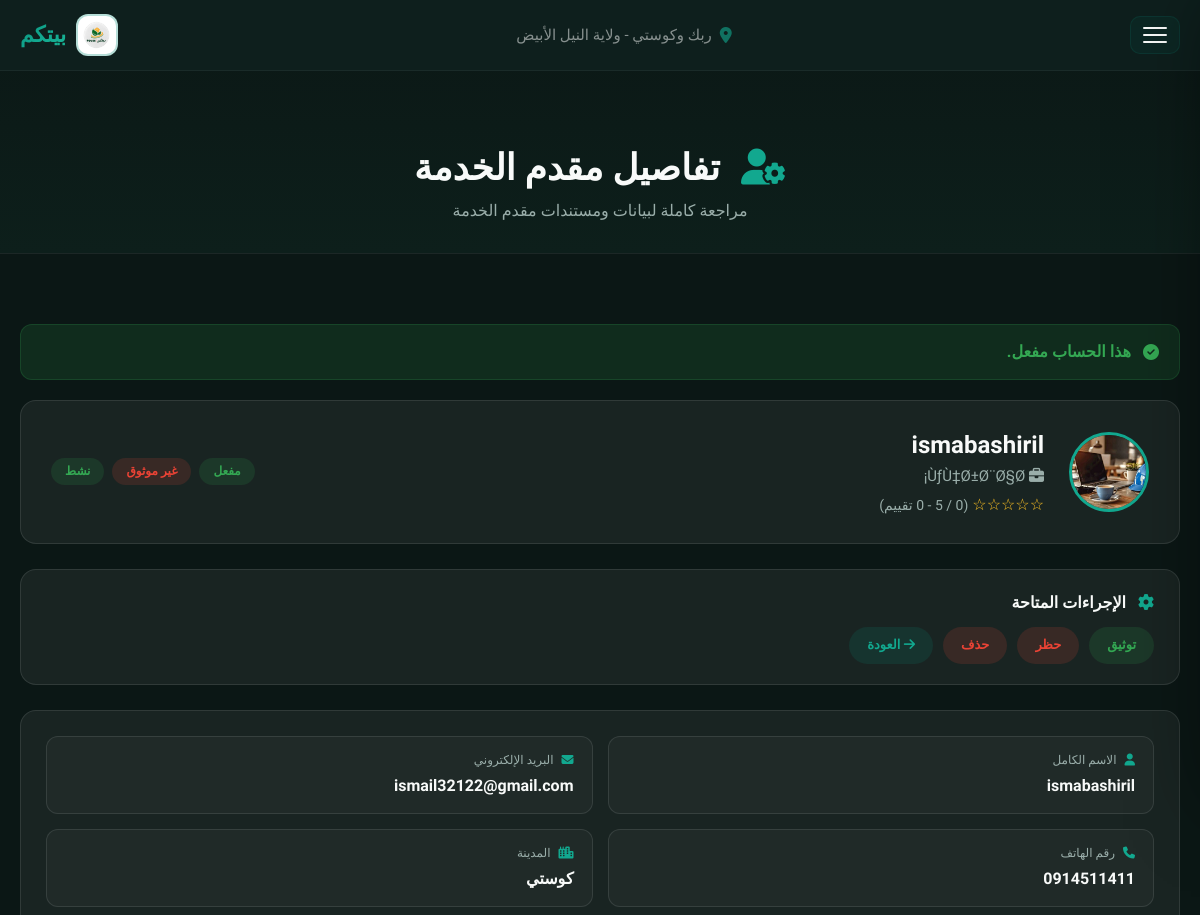
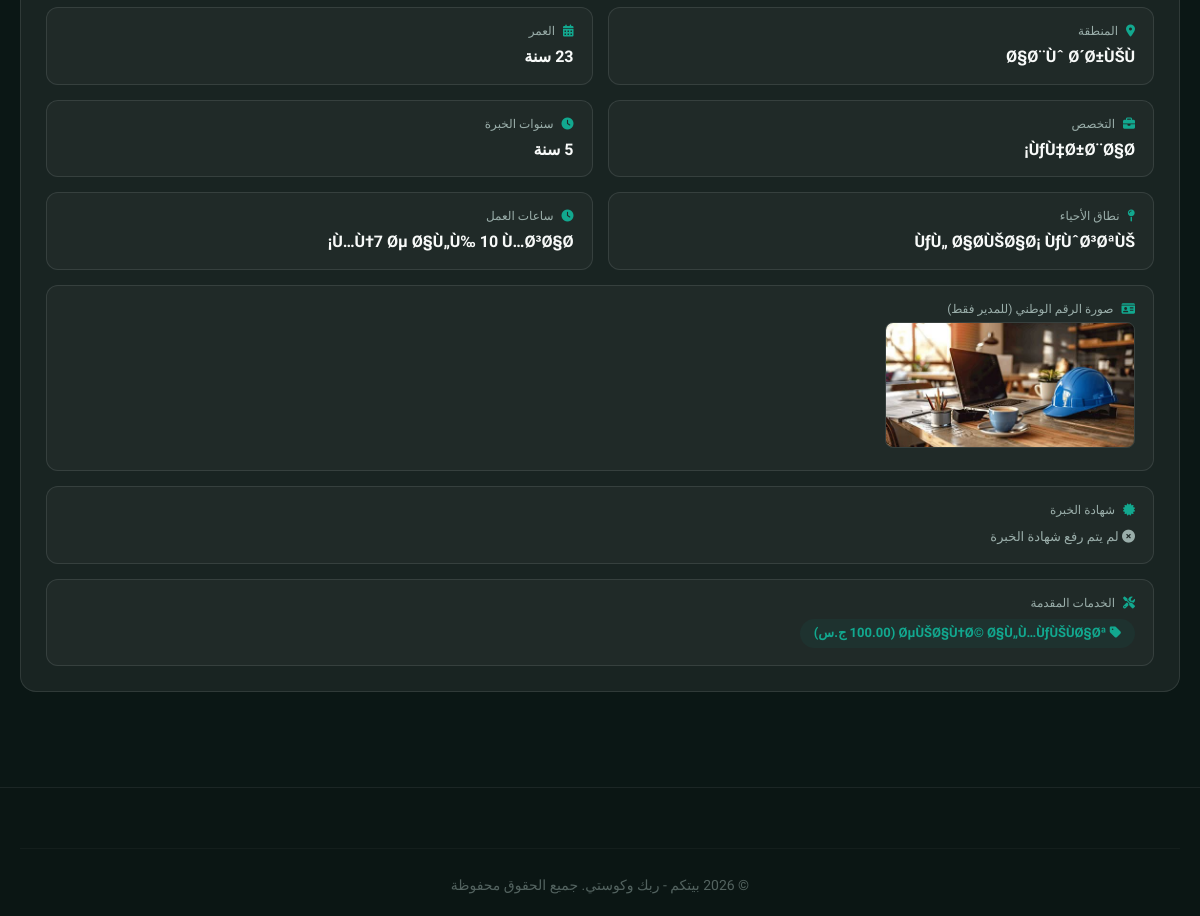
Screenshot of /admin_provider_details.php?id=36 (signed in) with the database file from the repository (2 pictures, top to bottom).
### tables this page shows
CREATE TABLE `providers` (
  `id` int(11) NOT NULL auto_increment,
  `user_id` int(11) NOT NULL,
  `specialty` varchar(100) default NULL,
  `experience_years` int(11) default '0',
  `rating` decimal(2,1) default '0.0',
  `about` text,
  `portfolio_url` varchar(255) default NULL,
  `verified` tinyint(1) default '0',
  `working_hours` varchar(255) default NULL,
  `city` varchar(50) default NULL,
  PRIMARY KEY  (`id`),
  KEY `user_id` (`user_id`)
);

CREATE TABLE `users` (
  `id` int(11) NOT NULL auto_increment,
  `name` varchar(100) NOT NULL,
  `username` varchar(50) NOT NULL,
  `email` varchar(100) NOT NULL,
  `phone` varchar(20) NOT NULL,
  `region` varchar(100) NOT NULL,
  `city` varchar(50) default NULL,
  `age` int(11) NOT NULL,
  `service_type` varchar(50) NOT NULL,
  `password` varchar(255) NOT NULL,
  `user_type` enum('admin','provider','receiver') default 'provider',
  `admin_role` enum('super_admin','main','providers','clients','reviews') default NULL,
  `manager_role` varchar(50) default NULL,
  `is_approved` enum('pending','approved','rejected') default 'pending',
  `profile_image` varchar(255) default NULL,
  `national_id_image` varchar(255) default NULL,
  `certificate_image` varchar(255) default NULL,
  `working_area` varchar(255) default NULL,
  `created_at` timestamp NOT NULL default CURRENT_TIMESTAMP,
  `is_banned` tinyint(1) NOT NULL default '0',
  `welcome_shown` tinyint(1) NOT NULL default '0',
  PRIMARY KEY  (`id`),
  UNIQUE KEY `username` (`username`),
  UNIQUE KEY `email` (`email`),
  KEY `idx_is_approved` (`is_approved`),
  KEY `idx_user_type` (`user_type`)
);

CREATE TABLE `services` (
  `id` int(11) NOT NULL auto_increment,
  `provider_id` int(11) NOT NULL,
  `name` varchar(100) NOT NULL,
  `description` text,
  `price` decimal(10,2) NOT NULL,
  `allow_quantity` tinyint(1) NOT NULL default '0',
  `max_quantity` int(11) default NULL,
  `category` varchar(50) default NULL,
  `icon` varchar(50) default 'fa-tools',
  `badge` varchar(50) default NULL,
  `image` varchar(255) default NULL,
  `status` enum('active','inactive') default 'active',
  `created_at` timestamp NOT NULL default CURRENT_TIMESTAMP,
  PRIMARY KEY  (`id`),
  KEY `provider_id` (`provider_id`)
);

### config.php (called while the page is built, shortened)
<?php
$AVAILABLE_CITIES = array(
    'rabak' => 'ربك',
    'kosti' => 'كوستي'
);
function isLoggedIn() {
    return isset($_SESSION['user_id']);
}
function isAdmin() {
    return isLoggedIn() && $_SESSION['user_type'] == 'admin';
}
function isMainAdmin() {
    return isAdmin() && isset($_SESSION['admin_role']) && in_array($_SESSION['admin_role'], array('super_admin', 'main'));
}
function canApproveProviders() {
    return isMainAdmin();
}
function getCityName($key) {
    global $AVAILABLE_CITIES;
    return isset($AVAILABLE_CITIES[$key]) ? $AVAILABLE_CITIES[$key] : $key;
}
    ?>

### admin_provider_details.php (the view, shortened to what this page needs)
<?php
require_once 'config.php';
$provider_id = isset($_GET['id']) ? intval($_GET['id']) : 0;
$stmt = $pdo->prepare("
    SELECT u.*, p.specialty, p.experience_years, p.rating, p.about,
           p.verified, p.working_hours, p.city as provider_city
    FROM users u
    LEFT JOIN providers p ON u.id = p.user_id
    WHERE u.id = ? AND u.user_type = 'provider'
");
$stmt->execute(array($provider_id));
$provider = $stmt->fetch();
$stmt = $pdo->prepare("SELECT * FROM services WHERE provider_id = ? AND status = 'active'");
$stmt->execute(array($provider_id));
$services = $stmt->fetchAll();
$stmt = $pdo->prepare("SELECT AVG(rating) as avg_rating, COUNT(*) as total FROM reviews WHERE provider_id = ? AND review_type = 'provider'");
$stmt->execute(array($provider_id));
$rating_data = $stmt->fetch();
$avg_rating = round(isset($rating_data['avg_rating']) ? $rating_data['avg_rating'] : 0, 1);
$total_reviews = isset($rating_data['total']) ? $rating_data['total'] : 0;
?>
<!DOCTYPE html>
<html lang="ar" dir="rtl">
<head>
    <link rel="stylesheet" href="https://cdnjs.cloudflare.com/ajax/libs/font-awesome/6.5.0/css/all.min.css">
    <link href="https://unpkg.com/aos@2.3.1/dist/aos.css" rel="stylesheet">
</head>
<body>
    <header id="mainHeader">
        <div class="container header-inner">
            <div class="logo">
                <img src="uploads/sh.png" alt="بيتكم">
                <span>بيتكم</span>
            </div>
            <div class="header-center">
                <i class="fas fa-map-marker-alt"></i>
                <span>ربك وكوستي - ولاية النيل الأبيض</span>
            </div>
            <button class="hamburger" id="hamburgerBtn"><span></span><span></span><span></span></button>
        </div>
    </header>
    <div class="page-header">
        <div class="container">
            <h1 data-aos="fade-up"><i class="fas fa-user-cog"></i> تفاصيل مقدم الخدمة</h1>
            <p data-aos="fade-up" data-aos-delay="100">مراجعة كاملة لبيانات ومستندات مقدم الخدمة</p>
        </div>
    </div>
    <section>
        <div class="container">
            <?php if ($provider['is_approved'] == 'pending'): ?>
                <div class="msg-box info" data-aos="fade-up">
                    <i class="fas fa-clock"></i> هذا الحساب قيد المراجعة، راجع البيانات ثم اضغط قبول أو رفض.
                </div>
            <?php elseif ($provider['is_approved'] == 'approved'): ?>
                <div class="msg-box success" data-aos="fade-up">
                    <i class="fas fa-check-circle"></i> هذا الحساب مفعل.
                </div>
            <?php elseif ($provider['is_approved'] == 'rejected'): ?>
                <div class="msg-box error" data-aos="fade-up">
                    <i class="fas fa-times-circle"></i> هذا الحساب مرفوض.
                </div>
            <?php endif; ?>
            <div class="provider-header" data-aos="fade-up">
                <div class="avatar">
                    <?php if ($provider['profile_image'] && file_exists($provider['profile_image'])): ?>
                        <img src="<?php echo htmlspecialchars($provider['profile_image']); ?>">
                    <?php else: ?>
                        <i class="fas fa-user-circle"></i>
                    <?php endif; ?>
                </div>
                <div class="info">
                    <h2><?php echo htmlspecialchars($provider['name']); ?></h2>
                    <div class="specialty"><i class="fas fa-briefcase"></i> <?php echo htmlspecialchars(isset($provider['specialty']) ? $provider['specialty'] : '-'); ?></div>
                    <div class="rating">
                        <?php echo str_repeat('★', round($avg_rating)) . str_repeat('☆', 5 - round($avg_rating)); ?>
                        <span style="color:var(--text-gray); font-size:14px;"> (<?php echo $avg_rating; ?> / 5 - <?php echo $total_reviews; ?> تقييم)</span>
                    </div>
                </div>
                <div class="badges">
                    <span class="badge-status badge-<?php echo $provider['is_approved']; ?>">
                        <?php
                            $labels = array('approved'=>'مفعل', 'pending'=>'قيد المراجعة', 'rejected'=>'مرفوض');
                            echo isset($labels[$provider['is_approved']]) ? $labels[$provider['is_approved']] : $provider['is_approved'];
                        ?>
                    </span>
                    <span class="badge-status <?php echo isset($provider['verified']) && $provider['verified'] == 1 ? 'badge-verified' : 'badge-unverified'; ?>">
                        <?php echo isset($provider['verified']) && $provider['verified'] == 1 ? 'موثوق' : 'غير موثوق'; ?>
                    </span>
                    <span class="badge-status <?php echo $provider['is_banned'] == 1 ? 'badge-banned' : 'badge-active'; ?>">
                        <?php echo $provider['is_banned'] == 1 ? 'محظور' : 'نشط'; ?>
                    </span>
                </div>
            </div>
            <div class="actions-box" data-aos="fade-up">
                <h3><i class="fas fa-cog"></i> الإجراءات المتاحة</h3>
                <div class="actions-group">
                    <?php if ($provider['is_approved'] == 'approved'): ?>
                        <?php if (isset($provider['verified']) && $provider['verified'] == 1): ?>
                            <a href="admin_providers.php?action=unverify&id=<?php echo $provider['id']; ?>" class="btn-sm warning">إلغاء التوثيق</a>
                        <?php else: ?>
                            <a href="admin_providers.php?action=verify&id=<?php echo $provider['id']; ?>" class="btn-sm success">توثيق</a>
                        <?php endif; ?>
                    <?php endif; ?>
                    <?php if ($provider['is_banned'] == 1): ?>
                        <a href="admin_providers.php?action=unban&id=<?php echo $provider['id']; ?>" class="btn-sm success">إلغاء الحظر</a>
                    <?php else: ?>
                        <a href="admin_providers.php?action=ban&id=<?php echo $provider['id']; ?>" class="btn-sm danger">حظر</a>
                    <?php endif; ?>
                    <?php if (canApproveProviders()): ?>
                        <a href="admin_providers.php?action=delete&id=<?php echo $provider['id']; ?>" class="btn-sm danger" onclick="return confirm('حذف هذا المقدم بالكامل؟')">حذف</a>
                    <?php endif; ?>
                    <a href="admin_providers.php" class="btn-sm primary"><i class="fas fa-arrow-right"></i> العودة</a>
                </div>
            </div>
            <div class="details-grid" data-aos="fade-up">
                <div class="detail-item">
                    <span class="label"><i class="fas fa-user"></i> الاسم الكامل</span>
                    <span class="value"><?php echo htmlspecialchars($provider['name']); ?></span>
                </div>
                <div class="detail-item">
                    <span class="label"><i class="fas fa-envelope"></i> البريد الإلكتروني</span>
                    <span class="value"><?php echo htmlspecialchars($provider['email']); ?></span>
                </div>
                <div class="detail-item">
                    <span class="label"><i class="fas fa-phone"></i> رقم الهاتف</span>
                    <span class="value"><?php echo htmlspecialchars($provider['phone']); ?></span>
                </div>
                <div class="detail-item">
                    <span class="label"><i class="fas fa-city"></i> المدينة</span>
                    <span class="value"><?php echo htmlspecialchars(getCityName(isset($provider['provider_city']) ? $provider['provider_city'] : '')); ?></span>
                </div>
                <div class="detail-item">
                    <span class="label"><i class="fas fa-map-marker-alt"></i> المنطقة</span>
                    <span class="value"><?php echo htmlspecialchars($provider['region']); ?></span>
                </div>
                <div class="detail-item">
                    <span class="label"><i class="fas fa-calendar-alt"></i> العمر</span>
                    <span class="value"><?php echo $provider['age']; ?> سنة</span>
                </div>
                <div class="detail-item">
                    <span class="label"><i class="fas fa-briefcase"></i> التخصص</span>
                    <span class="value"><?php echo htmlspecialchars(isset($provider['specialty']) ? $provider['specialty'] : '-'); ?></span>
                </div>
                <div class="detail-item">
                    <span class="label"><i class="fas fa-clock"></i> سنوات الخبرة</span>
                    <span class="value"><?php echo isset($provider['experience_years']) ? $provider['experience_years'] : 0; ?> سنة</span>
                </div>
                <div class="detail-item">
                    <span class="label"><i class="fas fa-map-pin"></i> نطاق الأحياء</span>
                    <span class="value"><?php echo !empty($provider['working_area']) ? htmlspecialchars($provider['working_area']) : 'غير محدد'; ?></span>
                </div>
                <div class="detail-item">
                    <span class="label"><i class="fas fa-clock"></i> ساعات العمل</span>
                    <span class="value"><?php echo !empty($provider['working_hours']) ? htmlspecialchars($provider['working_hours']) : 'غير محدد'; ?></span>
                </div>
                <div class="detail-item full">
                    <span class="label"><i class="fas fa-id-card"></i> صورة الرقم الوطني (للمدير فقط)</span>
                    <div class="image-preview">
                        <?php if (!empty($provider['national_id_image']) && file_exists($provider['national_id_image'])): ?>
                            <img src="<?php echo htmlspecialchars($provider['national_id_image']); ?>" alt="الرقم الوطني">
                        <?php else: ?>
                            <span class="no-image"><i class="fas fa-times-circle"></i> لم يتم رفع صورة الرقم الوطني</span>
                        <?php endif; ?>
                    </div>
                </div>
                <div class="detail-item full">
                    <span class="label"><i class="fas fa-certificate"></i> شهادة الخبرة</span>
                    <div class="image-preview">
                        <?php if (!empty($provider['certificate_image']) && file_exists($provider['certificate_image'])): ?>
                            <img src="<?php echo htmlspecialchars($provider['certificate_image']); ?>" alt="شهادة الخبرة">
                        <?php else: ?>
                            <span class="no-image"><i class="fas fa-times-circle"></i> لم يتم رفع شهادة الخبرة</span>
                        <?php endif; ?>
                    </div>
                </div>
                <div class="detail-item full">
                    <span class="label"><i class="fas fa-tools"></i> الخدمات المقدمة</span>
                    <div class="value">
                        <?php if (count($services) > 0): ?>
                            <?php foreach ($services as $s): ?>
                                <span style="display:inline-block; background:rgba(11,143,122,0.08); color:var(--primary-teal); padding:4px 14px; border-radius:20px; font-size:13px; margin:3px 0;">
                                    <i class="fas fa-tag"></i> <?php echo htmlspecialchars($s['name']); ?>
                                    (<?php echo number_format($s['price'], 2); ?> ج.س)
                                </span>
                            <?php endforeach; ?>
                        <?php else: ?>
                            <span style="color:var(--text-gray); font-size:14px;">لا توجد خدمات مضافة</span>
                        <?php endif; ?>
                    </div>
                </div>
            </div>
        </div>
    </section>
    <footer>
        <div class="container">
            <div class="footer-grid">
                <div class="copyright">© 2026 بيتكم - ربك وكوستي. جميع الحقوق محفوظة</div>
            </div>
        </div>
    </footer>
</body>
</html>

### rows the page displays
providers: user.profile_image (picture), user.name "ismabashiril", specialty "ÙƒÙ‡Ø±Ø¨Ø§Ø¡", user.is_approved "مفعل", user.email "ismail32122@gmail.com", user.phone "0914511411", city "كوستي", user.region "Ø§Ø¨Ùˆ Ø´Ø±ÙŠÙ", user.age "23", user.working_area "ÙƒÙ„ Ø§Ø­ÙŠØ§Ø¡ ÙƒÙˆØ³ØªÙŠ", working_hours "Ù…Ù†7 Øµ Ø§Ù„Ù‰ 10 Ù…Ø³Ø§Ø¡", user.national_id_image (picture)
services: price "100.00"

### other values shown
str_repeat('☆', 5 - round($avg_rating)) "☆☆☆☆☆"
